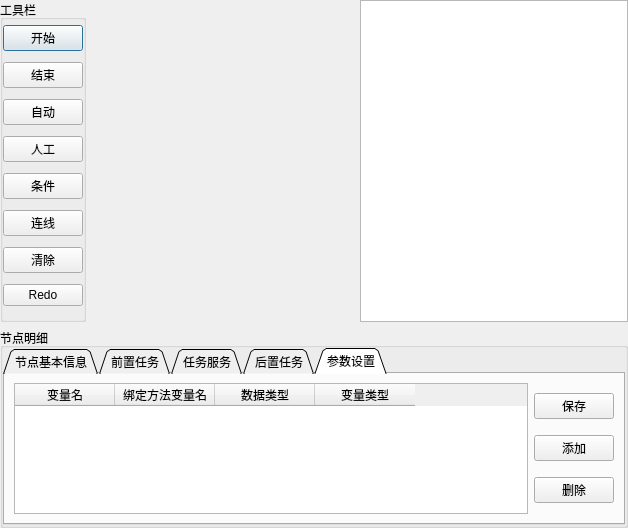
<?xml version="1.0" encoding="UTF-8"?>
<ui version="4.0">
 <class>Dialog</class>
 <widget class="QDialog" name="Dialog">
  <property name="windowModality">
   <enum>Qt::ApplicationModal</enum>
  </property>
  <property name="geometry">
   <rect>
    <x>0</x>
    <y>0</y>
    <width>628</width>
    <height>528</height>
   </rect>
  </property>
  <property name="sizePolicy">
   <sizepolicy hsizetype="Maximum" vsizetype="Maximum">
    <horstretch>0</horstretch>
    <verstretch>0</verstretch>
   </sizepolicy>
  </property>
  <property name="windowTitle">
   <string>Dialog</string>
  </property>
  <layout class="QVBoxLayout" name="verticalLayout_3">
   <property name="leftMargin">
    <number>0</number>
   </property>
   <property name="topMargin">
    <number>0</number>
   </property>
   <property name="rightMargin">
    <number>0</number>
   </property>
   <property name="bottomMargin">
    <number>0</number>
   </property>
   <item>
    <layout class="QHBoxLayout" name="horizontalLayout_2">
     <item>
      <widget class="QGroupBox" name="groupBox">
       <property name="maximumSize">
        <size>
         <width>16777215</width>
         <height>500</height>
        </size>
       </property>
       <property name="title">
        <string>工具栏</string>
       </property>
       <layout class="QVBoxLayout" name="verticalLayout_2">
        <property name="leftMargin">
         <number>0</number>
        </property>
        <property name="topMargin">
         <number>0</number>
        </property>
        <property name="rightMargin">
         <number>0</number>
        </property>
        <property name="bottomMargin">
         <number>0</number>
        </property>
        <item>
         <widget class="QPushButton" name="btnStartMark">
          <property name="enabled">
           <bool>true</bool>
          </property>
          <property name="text">
           <string>开始</string>
          </property>
         </widget>
        </item>
        <item>
         <widget class="QPushButton" name="btnEndMark">
          <property name="text">
           <string>结束</string>
          </property>
         </widget>
        </item>
        <item>
         <widget class="QPushButton" name="btnAuto">
          <property name="text">
           <string>自动</string>
          </property>
         </widget>
        </item>
        <item>
         <widget class="QPushButton" name="btnManul">
          <property name="text">
           <string>人工</string>
          </property>
         </widget>
        </item>
        <item>
         <widget class="QPushButton" name="btnCondition">
          <property name="text">
           <string>条件</string>
          </property>
         </widget>
        </item>
        <item>
         <widget class="QPushButton" name="btnLine">
          <property name="text">
           <string>连线</string>
          </property>
         </widget>
        </item>
        <item>
         <widget class="QPushButton" name="btnClear">
          <property name="autoFillBackground">
           <bool>true</bool>
          </property>
          <property name="styleSheet">
           <string notr="true">
QPushButton:pressed 
{
    color: blue;
}
</string>
          </property>
          <property name="text">
           <string>清除</string>
          </property>
          <property name="checkable">
           <bool>false</bool>
          </property>
         </widget>
        </item>
        <item>
         <widget class="QPushButton" name="btnRedo">
          <property name="text">
           <string>Redo</string>
          </property>
         </widget>
        </item>
       </layout>
      </widget>
     </item>
     <item>
      <spacer name="horizontalSpacer">
       <property name="orientation">
        <enum>Qt::Horizontal</enum>
       </property>
       <property name="sizeHint" stdset="0">
        <size>
         <width>40</width>
         <height>20</height>
        </size>
       </property>
      </spacer>
     </item>
     <item>
      <widget class="QTextBrowser" name="textBrowser"/>
     </item>
    </layout>
   </item>
   <item>
    <widget class="QGroupBox" name="btnGroupTitle">
     <property name="maximumSize">
      <size>
       <width>16777215</width>
       <height>200</height>
      </size>
     </property>
     <property name="title">
      <string>节点明细</string>
     </property>
     <layout class="QVBoxLayout" name="verticalLayout">
      <property name="leftMargin">
       <number>0</number>
      </property>
      <property name="topMargin">
       <number>0</number>
      </property>
      <property name="rightMargin">
       <number>0</number>
      </property>
      <property name="bottomMargin">
       <number>0</number>
      </property>
      <item>
       <widget class="QStackedWidget" name="stackedWidget">
        <property name="currentIndex">
         <number>0</number>
        </property>
        <widget class="QWidget" name="page">
         <layout class="QHBoxLayout" name="horizontalLayout">
          <property name="leftMargin">
           <number>0</number>
          </property>
          <property name="topMargin">
           <number>0</number>
          </property>
          <property name="rightMargin">
           <number>0</number>
          </property>
          <property name="bottomMargin">
           <number>0</number>
          </property>
          <item>
           <widget class="QTabWidget" name="tabWidget">
            <property name="enabled">
             <bool>true</bool>
            </property>
            <property name="tabPosition">
             <enum>QTabWidget::North</enum>
            </property>
            <property name="tabShape">
             <enum>QTabWidget::Triangular</enum>
            </property>
            <property name="currentIndex">
             <number>4</number>
            </property>
            <property name="elideMode">
             <enum>Qt::ElideLeft</enum>
            </property>
            <widget class="QWidget" name="tab_5">
             <attribute name="title">
              <string>节点基本信息</string>
             </attribute>
             <widget class="QLabel" name="label_4">
              <property name="geometry">
               <rect>
                <x>10</x>
                <y>10</y>
                <width>62</width>
                <height>16</height>
               </rect>
              </property>
              <property name="text">
               <string>节点名称</string>
              </property>
             </widget>
             <widget class="QLineEdit" name="txtNodeName">
              <property name="geometry">
               <rect>
                <x>80</x>
                <y>10</y>
                <width>211</width>
                <height>21</height>
               </rect>
              </property>
             </widget>
             <widget class="QPushButton" name="btnSaveNodeDetail">
              <property name="geometry">
               <rect>
                <x>310</x>
                <y>0</y>
                <width>114</width>
                <height>32</height>
               </rect>
              </property>
              <property name="text">
               <string>保存</string>
              </property>
             </widget>
            </widget>
            <widget class="QWidget" name="tab">
             <attribute name="title">
              <string>前置任务</string>
             </attribute>
             <layout class="QHBoxLayout" name="horizontalLayout_6">
              <property name="leftMargin">
               <number>0</number>
              </property>
              <property name="topMargin">
               <number>0</number>
              </property>
              <property name="rightMargin">
               <number>0</number>
              </property>
              <property name="bottomMargin">
               <number>0</number>
              </property>
              <item>
               <layout class="QVBoxLayout" name="verticalLayout_5">
                <item>
                 <layout class="QHBoxLayout" name="horizontalLayout_3">
                  <item>
                   <widget class="QLabel" name="label">
                    <property name="text">
                     <string>绑定服务:</string>
                    </property>
                   </widget>
                  </item>
                  <item>
                   <widget class="QLineEdit" name="txtPreTaskSV"/>
                  </item>
                 </layout>
                </item>
                <item>
                 <layout class="QHBoxLayout" name="horizontalLayout_4">
                  <item>
                   <widget class="QLabel" name="label_2">
                    <property name="text">
                     <string>服务方法:</string>
                    </property>
                   </widget>
                  </item>
                  <item>
                   <widget class="QLineEdit" name="txtPreTaskFunc"/>
                  </item>
                 </layout>
                </item>
                <item>
                 <layout class="QHBoxLayout" name="horizontalLayout_5">
                  <item>
                   <widget class="QLabel" name="label_3">
                    <property name="text">
                     <string>参数绑定:</string>
                    </property>
                   </widget>
                  </item>
                  <item>
                   <widget class="QLineEdit" name="txtPreTaskParams"/>
                  </item>
                 </layout>
                </item>
               </layout>
              </item>
              <item>
               <layout class="QVBoxLayout" name="verticalLayout_4">
                <item>
                 <widget class="QPushButton" name="btnSavePrevTask">
                  <property name="text">
                   <string>保存</string>
                  </property>
                 </widget>
                </item>
                <item>
                 <spacer name="verticalSpacer">
                  <property name="orientation">
                   <enum>Qt::Vertical</enum>
                  </property>
                  <property name="sizeHint" stdset="0">
                   <size>
                    <width>20</width>
                    <height>40</height>
                   </size>
                  </property>
                 </spacer>
                </item>
               </layout>
              </item>
             </layout>
            </widget>
            <widget class="QWidget" name="tab_2">
             <attribute name="title">
              <string>任务服务</string>
             </attribute>
             <layout class="QHBoxLayout" name="horizontalLayout_14">
              <item>
               <layout class="QVBoxLayout" name="verticalLayout_9">
                <item>
                 <layout class="QHBoxLayout" name="horizontalLayout_11">
                  <item>
                   <widget class="QLabel" name="label_7">
                    <property name="text">
                     <string>绑定服务:</string>
                    </property>
                   </widget>
                  </item>
                  <item>
                   <widget class="QLineEdit" name="txtNodeSV"/>
                  </item>
                 </layout>
                </item>
                <item>
                 <layout class="QHBoxLayout" name="horizontalLayout_12">
                  <item>
                   <widget class="QLabel" name="label_8">
                    <property name="text">
                     <string>服务方法:</string>
                    </property>
                   </widget>
                  </item>
                  <item>
                   <widget class="QLineEdit" name="txtNodeFunc"/>
                  </item>
                 </layout>
                </item>
                <item>
                 <layout class="QHBoxLayout" name="horizontalLayout_13">
                  <item>
                   <widget class="QLabel" name="label_9">
                    <property name="text">
                     <string>参数绑定:</string>
                    </property>
                   </widget>
                  </item>
                  <item>
                   <widget class="QLineEdit" name="txtNodeParams"/>
                  </item>
                 </layout>
                </item>
               </layout>
              </item>
              <item>
               <layout class="QVBoxLayout" name="verticalLayout_8">
                <item>
                 <widget class="QPushButton" name="btnSaveNodeSV">
                  <property name="text">
                   <string>保存</string>
                  </property>
                 </widget>
                </item>
                <item>
                 <spacer name="verticalSpacer_3">
                  <property name="orientation">
                   <enum>Qt::Vertical</enum>
                  </property>
                  <property name="sizeHint" stdset="0">
                   <size>
                    <width>20</width>
                    <height>40</height>
                   </size>
                  </property>
                 </spacer>
                </item>
               </layout>
              </item>
             </layout>
            </widget>
            <widget class="QWidget" name="tab_3">
             <attribute name="title">
              <string>后置任务</string>
             </attribute>
             <layout class="QHBoxLayout" name="horizontalLayout_18">
              <property name="leftMargin">
               <number>0</number>
              </property>
              <property name="topMargin">
               <number>0</number>
              </property>
              <property name="rightMargin">
               <number>0</number>
              </property>
              <property name="bottomMargin">
               <number>0</number>
              </property>
              <item>
               <layout class="QVBoxLayout" name="verticalLayout_11">
                <item>
                 <layout class="QHBoxLayout" name="horizontalLayout_15">
                  <item>
                   <widget class="QLabel" name="label_10">
                    <property name="text">
                     <string>绑定服务:</string>
                    </property>
                   </widget>
                  </item>
                  <item>
                   <widget class="QLineEdit" name="txtNodePostTaskSV"/>
                  </item>
                 </layout>
                </item>
                <item>
                 <layout class="QHBoxLayout" name="horizontalLayout_16">
                  <item>
                   <widget class="QLabel" name="label_11">
                    <property name="text">
                     <string>服务方法:</string>
                    </property>
                   </widget>
                  </item>
                  <item>
                   <widget class="QLineEdit" name="txtNodePastTaskFunc"/>
                  </item>
                 </layout>
                </item>
                <item>
                 <layout class="QHBoxLayout" name="horizontalLayout_17">
                  <item>
                   <widget class="QLabel" name="label_12">
                    <property name="text">
                     <string>参数绑定:</string>
                    </property>
                   </widget>
                  </item>
                  <item>
                   <widget class="QLineEdit" name="txtNodePostTaskParams"/>
                  </item>
                 </layout>
                </item>
               </layout>
              </item>
              <item>
               <layout class="QVBoxLayout" name="verticalLayout_10">
                <item>
                 <widget class="QPushButton" name="btnSavePostSV">
                  <property name="text">
                   <string>保存</string>
                  </property>
                 </widget>
                </item>
                <item>
                 <spacer name="verticalSpacer_4">
                  <property name="orientation">
                   <enum>Qt::Vertical</enum>
                  </property>
                  <property name="sizeHint" stdset="0">
                   <size>
                    <width>20</width>
                    <height>40</height>
                   </size>
                  </property>
                 </spacer>
                </item>
               </layout>
              </item>
             </layout>
            </widget>
            <widget class="QWidget" name="tab_4">
             <attribute name="title">
              <string>参数设置</string>
             </attribute>
             <layout class="QHBoxLayout" name="horizontalLayout_7">
              <item>
               <widget class="QTableWidget" name="tableWidget">
                <property name="sizePolicy">
                 <sizepolicy hsizetype="Expanding" vsizetype="Maximum">
                  <horstretch>0</horstretch>
                  <verstretch>0</verstretch>
                 </sizepolicy>
                </property>
                <property name="autoFillBackground">
                 <bool>true</bool>
                </property>
                <property name="autoScrollMargin">
                 <number>0</number>
                </property>
                <property name="selectionMode">
                 <enum>QAbstractItemView::SingleSelection</enum>
                </property>
                <property name="selectionBehavior">
                 <enum>QAbstractItemView::SelectRows</enum>
                </property>
                <property name="gridStyle">
                 <enum>Qt::SolidLine</enum>
                </property>
                <property name="rowCount">
                 <number>0</number>
                </property>
                <property name="columnCount">
                 <number>4</number>
                </property>
                <column>
                 <property name="text">
                  <string>变量名</string>
                 </property>
                </column>
                <column>
                 <property name="text">
                  <string>绑定方法变量名</string>
                 </property>
                </column>
                <column>
                 <property name="text">
                  <string>数据类型</string>
                 </property>
                </column>
                <column>
                 <property name="text">
                  <string>变量类型</string>
                 </property>
                </column>
               </widget>
              </item>
              <item>
               <layout class="QVBoxLayout" name="verticalLayout_6">
                <item>
                 <widget class="QPushButton" name="pushButton">
                  <property name="text">
                   <string>保存</string>
                  </property>
                 </widget>
                </item>
                <item>
                 <widget class="QPushButton" name="btnAddRow">
                  <property name="text">
                   <string>添加</string>
                  </property>
                 </widget>
                </item>
                <item>
                 <widget class="QPushButton" name="pushButton_3">
                  <property name="text">
                   <string>删除</string>
                  </property>
                 </widget>
                </item>
               </layout>
              </item>
             </layout>
            </widget>
           </widget>
          </item>
         </layout>
        </widget>
        <widget class="QWidget" name="page_2"/>
       </widget>
      </item>
     </layout>
    </widget>
   </item>
  </layout>
 </widget>
 <resources/>
 <connections/>
</ui>
